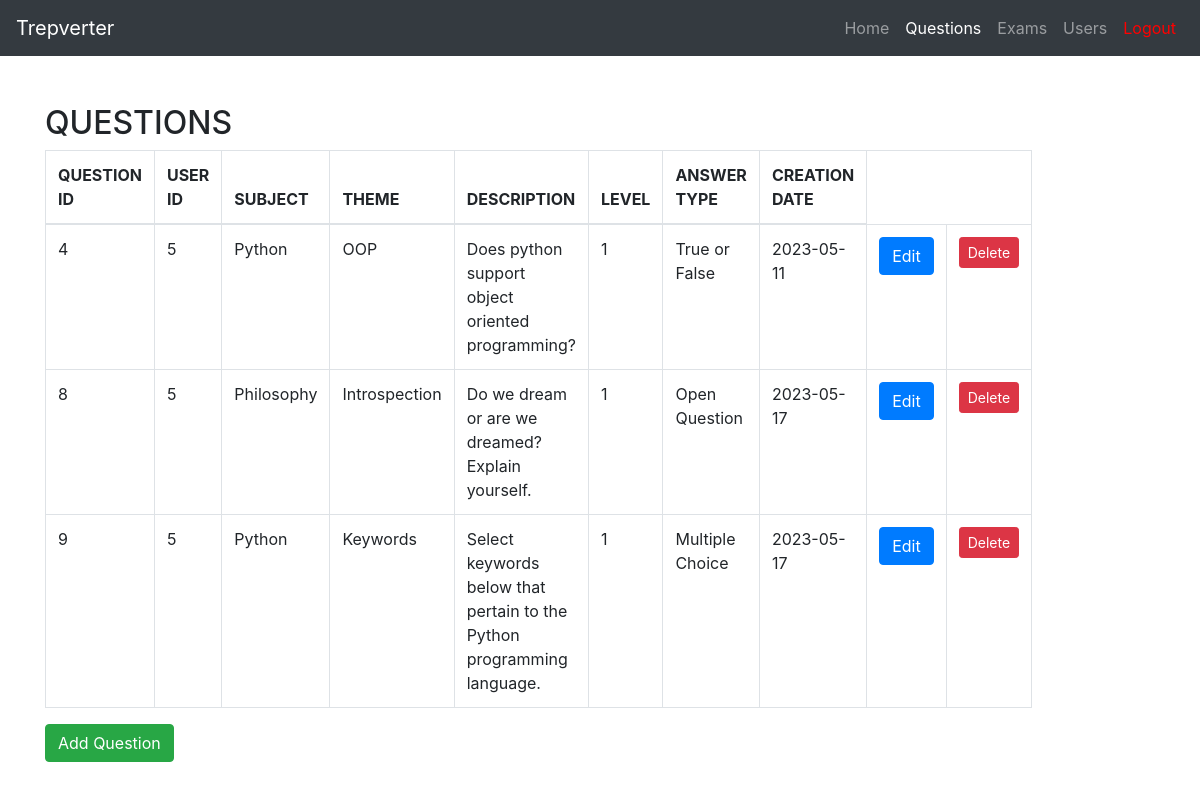
The app's page /questions (signed in), older data.
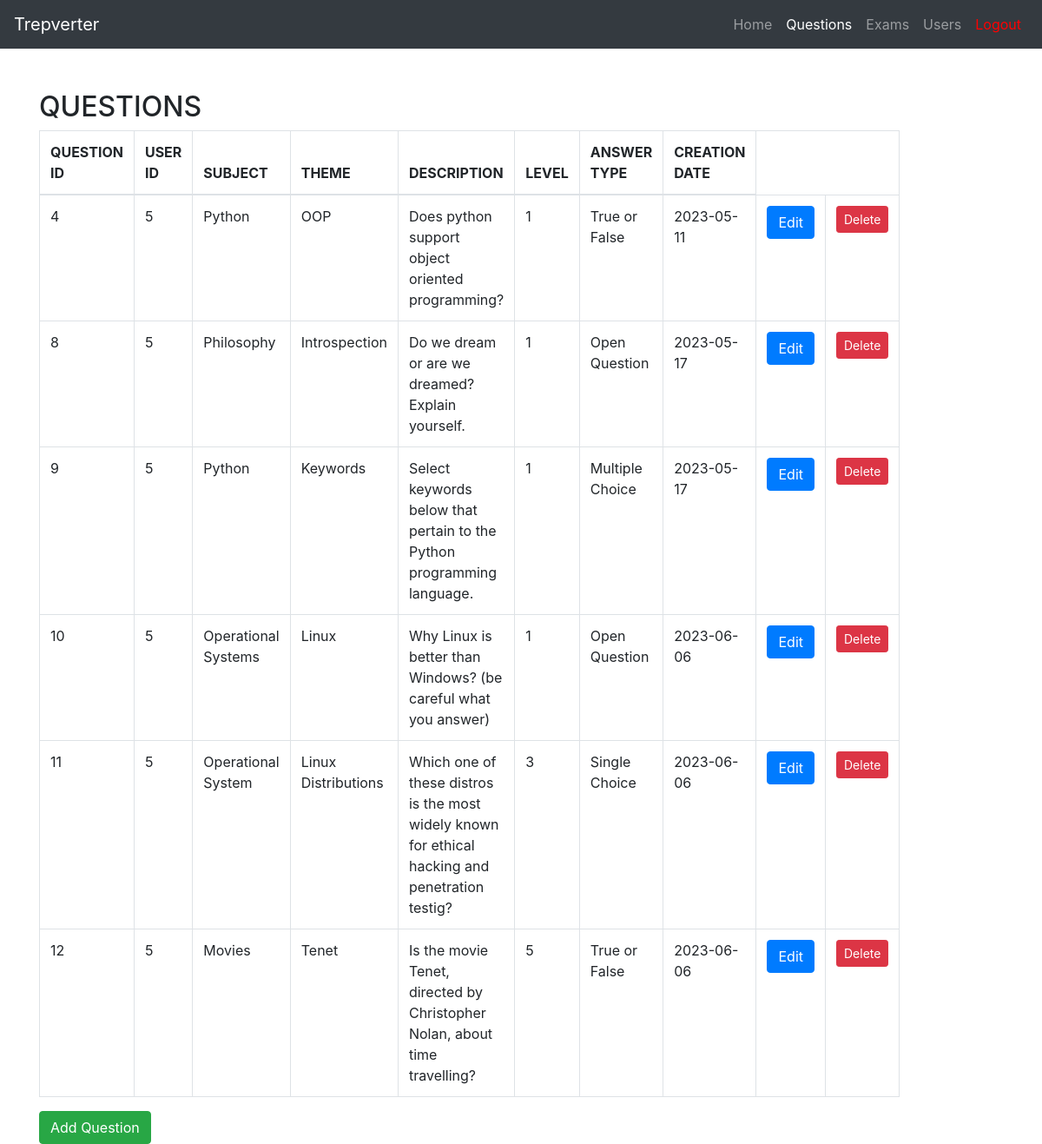
The same page, newer data.
### tables this page shows
CREATE TABLE questions (
	id INTEGER NOT NULL, 
	subject VARCHAR(64) NOT NULL, 
	theme VARCHAR(64) NOT NULL, 
	description VARCHAR NOT NULL, 
	level VARCHAR NOT NULL, 
	answer_type VARCHAR(20) NOT NULL, 
	creation_date DATE NOT NULL, 
	user_id INTEGER, 
	PRIMARY KEY (id), 
	FOREIGN KEY(user_id) REFERENCES users (id)
);

CREATE TABLE users (
	id INTEGER NOT NULL, 
	username VARCHAR(64) NOT NULL, 
	email VARCHAR(64) NOT NULL, 
	password VARCHAR NOT NULL, 
	first_access BOOLEAN NOT NULL, 
	role_id INTEGER, 
	PRIMARY KEY (id), 
	FOREIGN KEY(role_id) REFERENCES roles (id)
);

### views/main.py (the view)
@main.route('/questions', methods=['GET', 'POST'])
@login_required
@admin_teacher_login_required()
def questions():
    from cache import get_questions
    from forms import QuestionForm
    from models.entities import Question
    all_questions = Question.show_all()
    form = QuestionForm()
    if request.method == 'POST':
        from models.auth import auth_add_question
        return auth_add_question()
    return render_template('questions.html', questions=all_questions, form=form)

### app.py (called while the page is built)
@login_manager.user_loader
def load_user(user_id):
    from models.entities import User
    return User.query.get(int(user_id))

### login_required.py (called while the page is built)
def admin_teacher_login_required():
    def decorator(view_func):
        from functools import wraps
        @wraps(view_func)
        def wrapper(*args, **kwargs):
            from flask_login import current_user
            if current_user.is_authenticated and str(current_user.role) == 'Admin' or str(current_user.role) == 'Teacher':
                return view_func(*args, **kwargs)
            else:
                flash("You don't have permission to access this page")
                return redirect(url_for('main.index'))
        return wrapper
    return decorator

### models/entities.py (called while the page is built)
    def __repr__(self):
        return f'{self.name}'

    @staticmethod
    def show_all():
        return Question.query.all()

### templates/questions.html (shortened to what this page needs)
{% import "bootstrap/wtf.html" as wtf %}
<!DOCTYPE html>
<html lang="en">
<head>
  <link rel="stylesheet" href="https://maxcdn.bootstrapcdn.com/bootstrap/4.0.0/css/bootstrap.min.css">
</head>
<body>
  <nav class="navbar navbar-expand-lg navbar-dark bg-dark">
    <a class="navbar-brand" href="#">Trepverter</a>
    <div class="collapse navbar-collapse" id="navbarNav">
      <ul class="navbar-nav ml-auto">
        <li class="nav-item">
          <a class="nav-link" href="{{url_for('main.index')}}">Home</a>
        </li>
        <li class="nav-item active">
            <a class="nav-link" href="{{url_for('main.questions')}}">Questions</a>
          </li>
        <li class="nav-item">
          <a class="nav-link" href="{{url_for('main.exams')}}">Exams</a>
        </li>
        <li class="nav-item">
            <a class="nav-link" href="{{url_for('main.users')}}">Users</a>
          </li>
        <li class="nav-item">
          <a class="nav-link" style = "color: red" href="{{url_for('auth.logout')}}">Logout</a>
        </li>
      </ul>
    </div>
  </nav>
  <div class="container mt-5">
    <div class="row">
      <div class="col-md-6">
        <h2>QUESTIONS</h2>
        <table class="table table-bordered table-hover">
          <thead>
              <tr>
                  <th scope="col">QUESTION ID</th>
                  <th scope="col">USER ID</th>
                  <th scope="col">SUBJECT</th>
                  <th scope="col">THEME</th>
                  <th scope="col">DESCRIPTION</th>
                  <th scope="col">LEVEL</th>
                  <th scope="col">ANSWER TYPE</th>
                  <th scope="col">CREATION DATE</th>
              </tr>
          </thead>
          <tbody>
          {% for question in questions %}
              <tr>
                  <td>{{question.id}}</td>
                  <td>{{question.user.id}}</td>
                  <td>{{question.subject}}</td>
                  <td>{{question.theme}}</td>
                  <td>{{question.description}}</td>
                  <td>{{question.level}}</td>
                  {% if question.answer_type == 'tf' %}
                    <td>True or False</td>
                  {% elif question.answer_type == 'op' %}
                    <td>Open Question</td>
                  {% elif question.answer_type == 'sc' %}
                    <td>Single Choice</td>
                  {% elif question.answer_type == 'mc' %}
                    <td>Multiple Choice</td>
                  {% endif %}
                  <td>{{question.creation_date}}</td>
                  <td><button type="button" onclick="location.href='questions/{{question.id}}'" class="btn btn-primary">Edit</button></td>
                  <td><button data-toggle="modal" data-target="#deleteModal" class="btn btn-sm btn-danger" data-question-id="{{ question.id }}">Delete</button></td>
              </tr>
          {% endfor %}
          </tbody>
      </table>
        <button type="button" class="btn btn-success" data-toggle="modal" data-target="#addQuestionModal">
          Add Question
        </button>
      </div>
    </div>
  </div>

Row changes from the older to the newer data that the page shows:
added questions: id "10", user.id "5", subject "Operational Systems", theme "Linux", description "Why Linux is better than Windows? (be careful what you answer)", level "1", answer_type "Open Question", creation_date "2023-06-06"
added questions: id "11", user.id "5", subject "Operational System", theme "Linux Distributions", description "Which one of these distros is the most widely known for ethical hacking and penetration testig?", level "3", answer_type "Single Choice", creation_date "2023-06-06"
added questions: id "12", user.id "5", subject "Movies", theme "Tenet", description "Is the movie Tenet, directed by Christopher Nolan, about time travelling?", level "5", answer_type "True or False", creation_date "2023-06-06"
